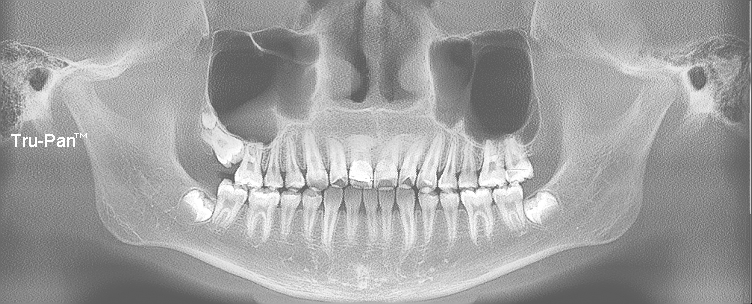
#> input picture Predict/1023/1023.jpg, 752 x 304 px
$ python CCA01.py
#> lines starting #> are read from the running program, lines starting #| are printed output that depends on the picture; after the words box and inside, x2 and y2 are one past the last pixel; in counts of white or black regions, pixels touching at a corner belong together
from CCA_Analysis import *


img=cv2.imread("1023.jpg")
#> img is the input picture: shape (304, 752, 3); min 0, max 255, mean 160.1
predict=cv2.imread("1023predict300_1.png")
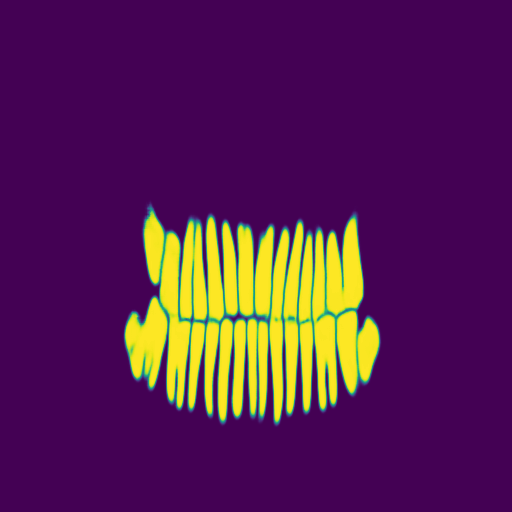
#> input picture Predict/1023/1023predict300_1.png, 512 x 512 px
#> predict is the input picture: shape (512, 512, 3); mean B, G, R 80.1, 31.1, 86.9
predict=cv2.cvtColor(predict,cv2.COLOR_BGR2GRAY)
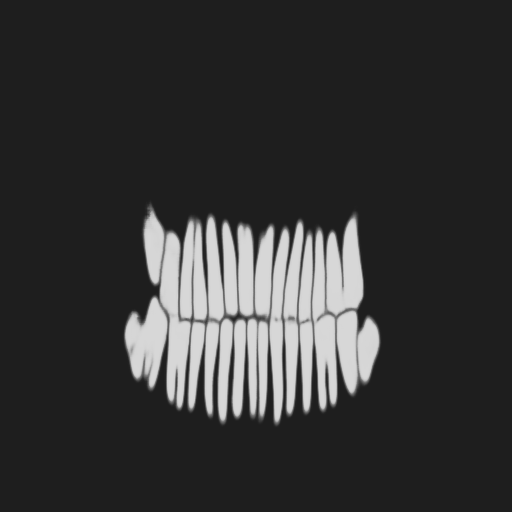
#> predict: shape (512, 512); min 30, max 215, mean 52.9
predict1 = cv2.resize(predict, (img.shape[1],img.shape[0]), interpolation=cv2.INTER_LANCZOS4)
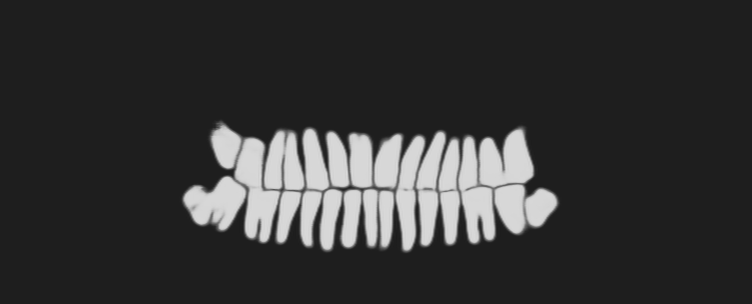
#> predict1: shape (304, 752); min 28, max 219, mean 52.9
thresh = cv2.threshold(predict1, 0, 255, cv2.THRESH_BINARY + cv2.THRESH_OTSU)[1]
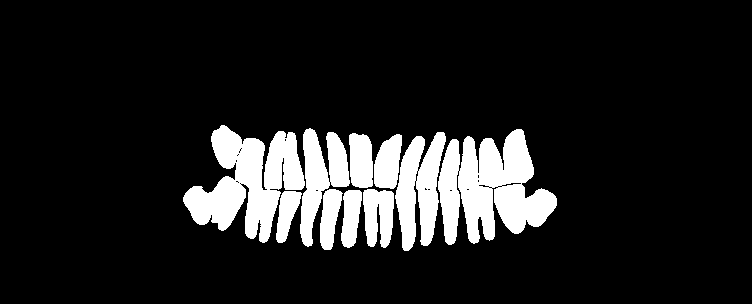
#> thresh: shape (304, 752); 12.6% white; 10 white regions, largest, box (x1, y1, x2, y2) and area: (438, 129, 557, 245) 8390, (183, 125, 305, 243) 7447, (395, 132, 446, 251) 3685

cv2.imwrite('1s300_1.png',thresh)

mask=np.uint8(predict1*255)
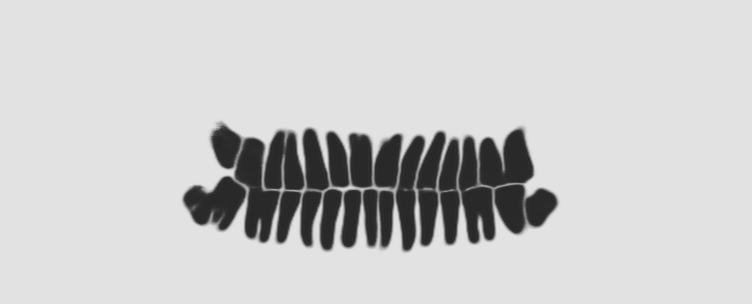
#> mask: shape (304, 752); min 37, max 228, mean 203.1
_, mask = cv2.threshold(mask, thresh=255/2, maxval=255, type=cv2.THRESH_BINARY)
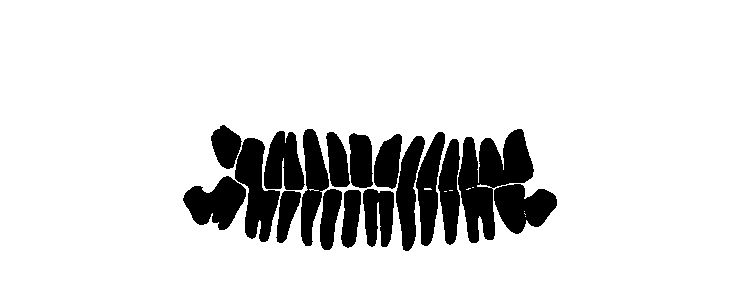
#> mask: shape (304, 752); 87.8% white; 17 black regions
cnts,hieararch=cv2.findContours(mask,cv2.RETR_TREE,cv2.CHAIN_APPROX_SIMPLE)
#> cnts = 27 contours, 9 with area under 20; largest, box (x1, y1, x2, y2) and area: (0, 0, 752, 304) 227553, (457, 128, 535, 244) 4767, (234, 137, 281, 243) 2646, (493, 183, 558, 235) 2180, (182, 175, 247, 231) 2164; hieararch = 27 rows, first 6: [-1, -1, 1, -1], [2, -1, -1, 0], [3, 1, -1, 0], [4, 2, -1, 0], [5, 3, -1, 0], [9, 4, 6, 0]
output=img[:,:,0].copy()
img = cv2.drawContours(output, cnts, -1, (255, 0, 0) , 2)
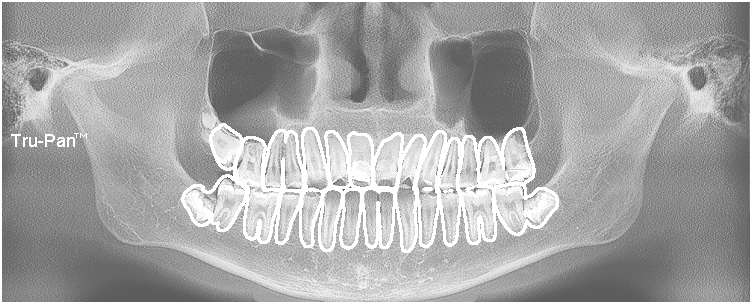
#> img: shape (304, 752); min 91, max 255, mean 166.1

cv2.imwrite('2s300_1.png',img)
